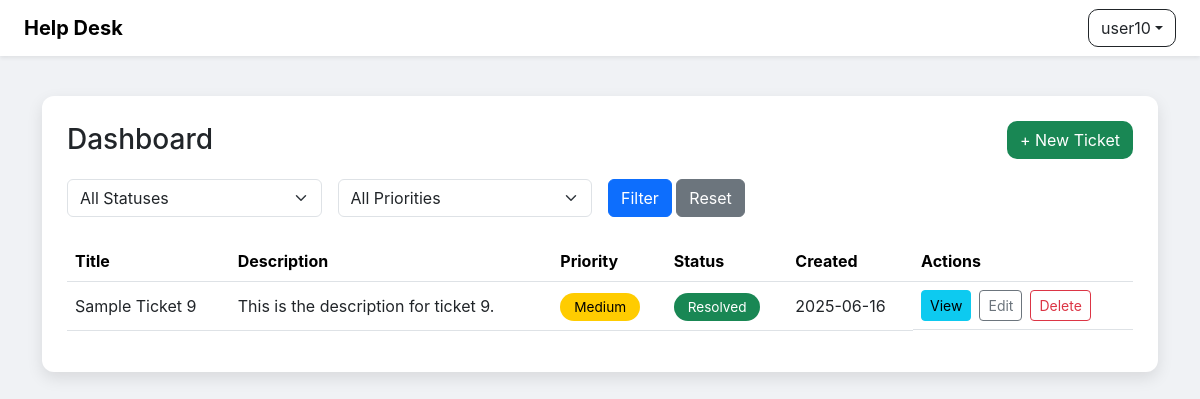
/ (signed in), run on an earlier commit of the app's database.
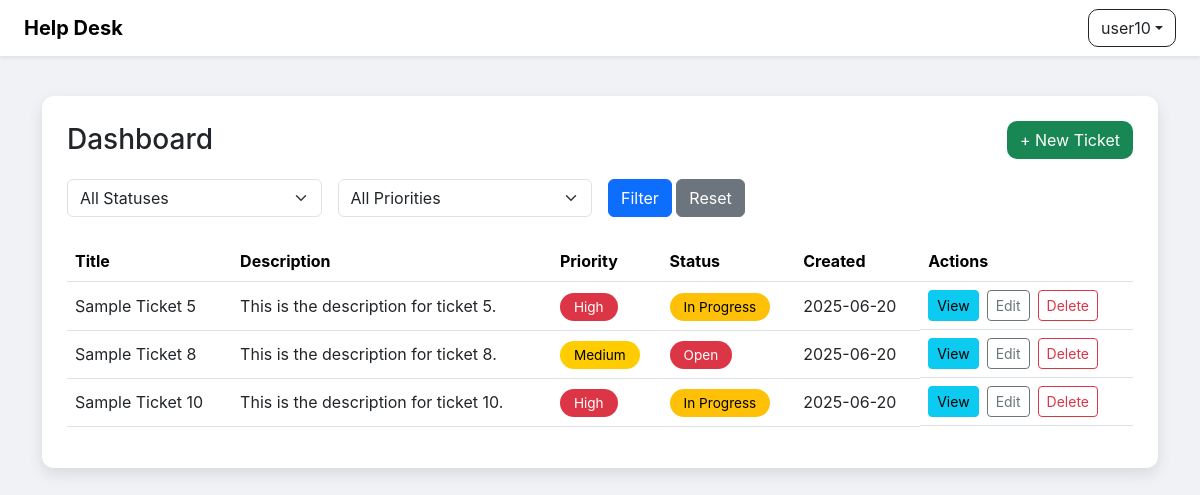
And on a later commit of the database.
### models.py (models this page shows)
class Ticket(db.Model):
    id = db.Column(db.Integer, primary_key=True)
    title = db.Column(db.String(200), nullable=False)
    description = db.Column(db.Text, nullable=False)
    priority = db.Column(db.String(20), default="Medium")
    status = db.Column(db.String(20), default="Open")
    user_id = db.Column(db.Integer, db.ForeignKey('user.id'), nullable=False)
    user = db.relationship('User', backref='tickets')
    created_at = db.Column(db.DateTime, default=db.func.current_timestamp())
    is_deleted = db.Column(db.Boolean, default=False)

### app.py (the view)
@app.route('/', methods=['GET', 'POST'])
@login_required
def dashboard():
    query = Ticket.query.filter_by(is_deleted=False)
    if not current_user.is_admin():
        query = query.filter_by(user_id=current_user.id)
    status = request.args.get('status')
    priority = request.args.get('priority')
    if status:
        query = query.filter_by(status=status)
    if priority:
        query = query.filter_by(priority=priority)
    tickets = query.all()
    return render_template('dashboard.html', tickets=tickets)

### app.py (called while the page is built)
@login_manager.user_loader
def load_user(user_id):
    return User.query.get(int(user_id))

### models.py (called while the page is built)
    def is_admin(self):
        return self.role == 'admin'

### templates/dashboard.html (shortened to what this page needs)
<!DOCTYPE html>
<html lang="en">
<head>
  <link rel="stylesheet" href="https://cdn.jsdelivr.net/npm/bootstrap@5.3.0/dist/css/bootstrap.min.css" />
</head>
<body>
{% include "navbar.html" %}
  <div class="container">
    <div class="dashboard-card">
      <div class="dashboard-header">
        <h3 class="mb-0">Dashboard</h3>
        <a href="{{ url_for('new_ticket') }}" class="btn btn-new-ticket">+ New Ticket</a>
      </div>
      <form method="get" class="row g-3 mb-4">
  <div class="col-md-3">
    <select name="status" class="form-select">
      <option value="">All Statuses</option>
    </select>
  </div>
  <div class="col-md-3">
    <select name="priority" class="form-select">
      <option value="">All Priorities</option>
    </select>
  </div>
  <div class="col-md-3">
    <button type="submit" class="btn btn-primary">Filter</button>
    <a href="{{ url_for('dashboard') }}" class="btn btn-secondary">Reset</a>
  </div>
</form>
      <div class="table-responsive">
        <table class="table table-hover align-middle">
          <thead>
            <tr>
              <th>Title</th>
              <th>Description</th>
              <th>Priority</th>
              <th>Status</th>
              <th>Created</th>
              <th>Actions</th>
            </tr>
          </thead>
          <tbody>
            {% for ticket in tickets %}
              <tr>
                <td>{{ ticket.title }}</td>
                <td>
                  {{ ticket.description[:100] }}{% if ticket.description|length > 100 %}...{% endif %}
                </td>
                <td>
                  <span class="priority-pill {% if ticket.priority == 'High' %} priority-high
                    {% elif ticket.priority == 'Medium' %} priority-medium
                    {% else %} priority-low {% endif %}">
                    {{ ticket.priority }}
                  </span>
                </td>
                <td>
                  <span class="status-pill {% if ticket.status == 'Open' %} status-open
                    {% elif ticket.status == 'In Progress' %} status-in-progress
                    {% else %} status-resolved {% endif %}">
                    {{ ticket.status }}
                  </span>
                </td>
                <td>{{ ticket.created_at.strftime('%Y-%m-%d') }}</td>
                <td class="actions">
                  <a href="{{ url_for('view_ticket', ticket_id=ticket.id) }}" class="btn btn-info btn-sm">View</a>
                  <a href="{{ url_for('edit_ticket', ticket_id=ticket.id) }}" class="btn btn-sm btn-outline-secondary">Edit</a>
                  <form method="POST" action="{{ url_for('delete_ticket', ticket_id=ticket.id) }}" class="d-inline" onsubmit="return confirmDelete();">
                    <button type="submit" class="btn btn-sm btn-outline-danger">Delete</button>
                  </form>
                </td>
              </tr>
            {% endfor %}
          </tbody>
        </table>
      </div>
    </div>
  </div>
</body>
</html>

What changed in the data, as far as the page shows it:
no longer on this page (row edited): Ticket: title "Sample Ticket 9", description "This is the description for ticket 9.", priority "Medium", status "Resolved", created_at "2025-06-16"
now on this page (row edited): Ticket: title "Sample Ticket 5", description "This is the description for ticket 5.", priority "High", status "In Progress", created_at "2025-06-20"
now on this page (row edited): Ticket: title "Sample Ticket 8", description "This is the description for ticket 8.", priority "Medium", status "Open", created_at "2025-06-20"
now on this page (row edited): Ticket: title "Sample Ticket 10", description "This is the description for ticket 10.", priority "High", status "In Progress", created_at "2025-06-20"
